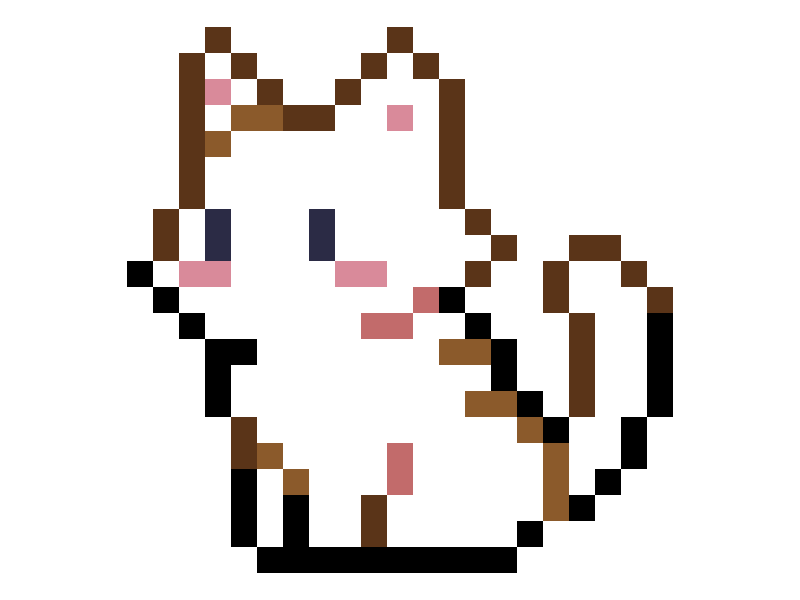

Here is the R script that generated this plot:
library(tidyverse)
install.packages("magick")
library(magick)
library(ggplot2)

# Define the colours using alphabets
pal <- c(
  K = "#000000",  # black outline
  B = "#5A3418",  # dark brown outline
  M = "#8B5A2B",  # inner ear brown
  W = "#FFFFFF",  # white fur
  C = "#EFE6E0",  # light grey-cream shading
  A = "#E5A982",  # orange spots
  S = "#D98A9A",  # pink
  R = "#C26B6B",  # rose
  E = "#2B2B45"   # eyes
)

# Create the matrix based on the image created (ref: https://in.pinterest.com/pin/7036943162631003/). 
# Colours and some other details have been custom
rows <- c(
  "...B......B",
  "..BOB....BOB",
  "..BSOB..BOOOB",
  "..BWMMBBOOSOB",
  "..BMTOOOOWWOB",
  "..BOOQTOOOWOB",
  "..BOTLTOOOOOB",
  ".BOELLLEOOOOOB",
  ".BOELLLEOOOOOOB..BB",
  "KTSSLLLLSSWTOB..BWWB",
  ".KLLTLTLLLLRK...BWLLB",
  "..KLLLLLLRROOK...BLQK",
  "...KKTLTTOOOMMK..BTLK",
  "...KLLLLTOOOOOK..BTTK",
  "...KTTLLLTOOOMMK.BTTK",
  "....BLLLLTOOOOOMKOQK",
  "....BMLLLLROOOOOMOOK",
  "....KTMLLLROOOOOMOK",
  "....KTKTLBOQOOOOMK",
  "....KTKTLBTWTQOK",
  ".....KKKKKKKKKK"
)


w    <- max(nchar(rows))
grid <- do.call(rbind, strsplit(formatC(rows, width = -w, flag = "-"), ""))

cat_df <- data.frame(
  x   = rep(seq_len(ncol(grid)), each = nrow(grid)),
  y   = rep(seq_len(nrow(grid)), times = ncol(grid)),
  hex = unname(pal[as.vector(grid)])   # "." and spaces become NA
)
cat_df <- na.omit(cat_df)
#Drops every row containing an NA. 
#Remove the empty pixels, so they are not drawn and the background shows through.

ggplot(cat_df, aes(x, y, fill = hex)) +
  geom_tile() +
  scale_fill_identity() +
  scale_y_reverse() +
  coord_equal() +
  theme_void()
